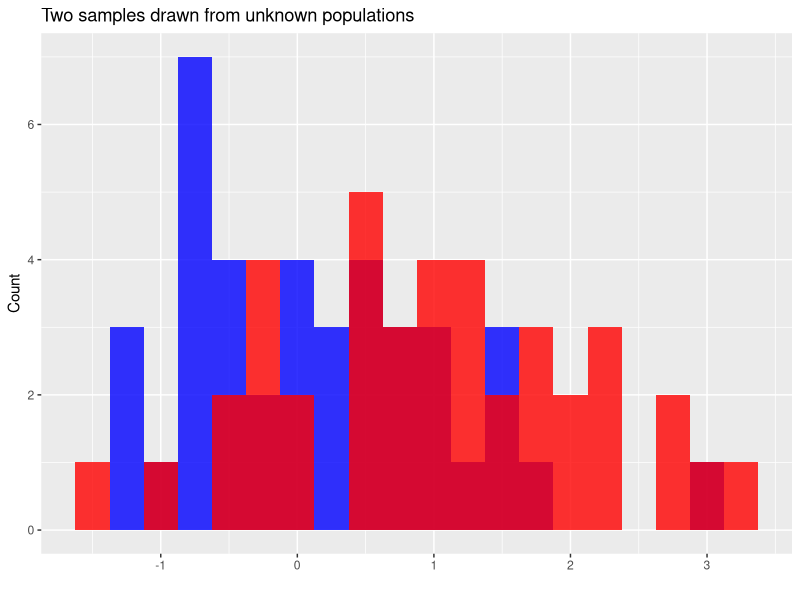

This chart was generated by the following R code:
## ---- chunk 1
library(ggplot2)
data <- data.frame(sample.1 = rnorm(n = 40, mean = 0), sample.2 = rnorm(n = 40, mean = 1))
ggplot(data = data) + 
  geom_histogram(aes(x = sample.1), fill = 'blue', alpha = 0.8, binwidth = 0.25) + 
  geom_histogram(aes(x = sample.2), fill = 'red', alpha = 0.8, binwidth = 0.25) + 
  ggtitle("Two samples drawn from unknown populations") + 
  xlab("") + ylab("Count")
